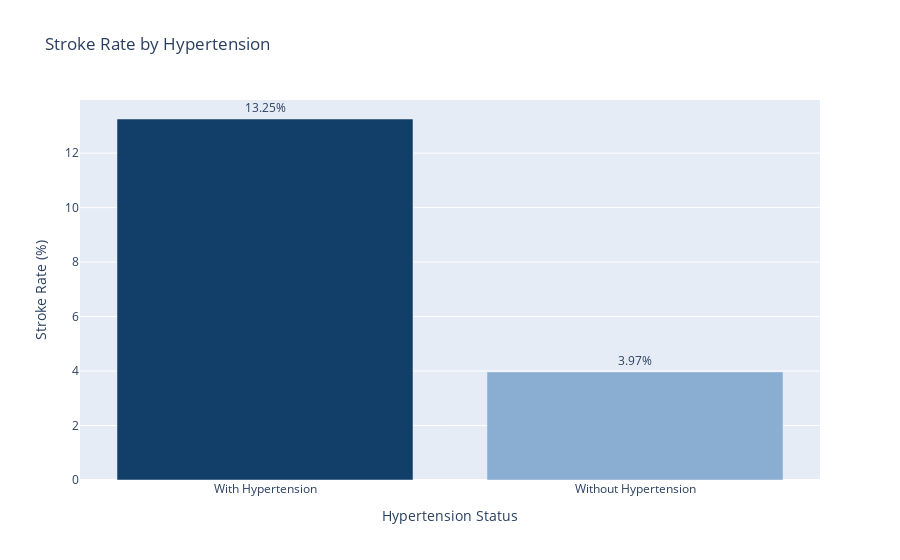

The notebook cell saved with this chart:
### Code cell
stroke_rate_with_hypertension = (df[df['hypertension'] == 1]['stroke'].mean()) * 100
stroke_rate_without_hypertension = (df[df['hypertension'] == 0]['stroke'].mean()) * 100

data = pd.DataFrame({'Hypertension': ['With Hypertension', 'Without Hypertension'],
                     'Stroke Rate': [stroke_rate_with_hypertension, stroke_rate_without_hypertension]})
fig = px.bar(data, x='Hypertension', y='Stroke Rate',
             text='Stroke Rate', title='Stroke Rate by Hypertension',
             labels={'Hypertension': 'Hypertension Status', 'Stroke Rate': 'Stroke Rate (%)'})

fig.update_traces(marker_color=[ "#123F6A" ,  "#89AED2"])
fig.update_traces(texttemplate='%{text:.2f}%', textposition='outside')
fig.show()

### Figure 1 — Plotly figure (JSON) as saved in the notebook; plotly's stock layout.template omitted (floating-point values rounded to 4 significant figures)
{"data": [{"alignmentgroup": "True", "hovertemplate": "Hypertension Status=%{x}<br>Stroke Rate (%)=%{text}<extra></extra>", "legendgroup": "", "marker": {"color": ["#123F6A", "#89AED2"], "pattern": {"shape": ""}}, "name": "", "offsetgroup": "", "orientation": "v", "showlegend": false, "text": [13.25, 3.968], "textposition": "outside", "texttemplate": "%{text:.2f}%", "type": "bar", "x": ["With Hypertension", "Without Hypertension"], "xaxis": "x", "y": [13.25, 3.968], "yaxis": "y"}], "layout": {"barmode": "relative", "legend": {"tracegroupgap": 0}, "title": {"text": "Stroke Rate by Hypertension"}, "xaxis": {"anchor": "y", "domain": [0, 1], "title": {"text": "Hypertension Status"}}, "yaxis": {"anchor": "x", "domain": [0, 1], "title": {"text": "Stroke Rate (%)"}}}}
